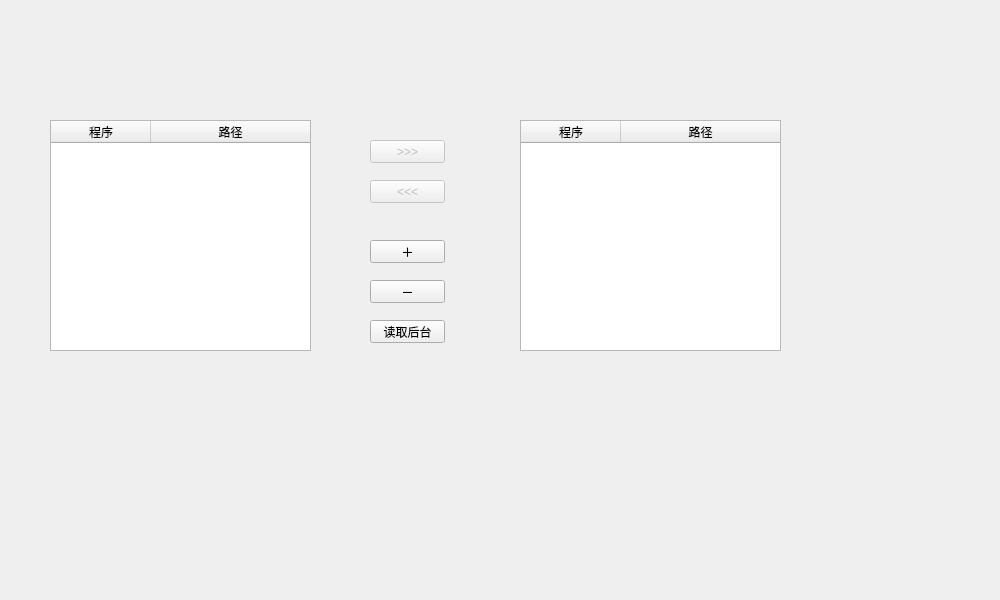
<?xml version="1.0" encoding="UTF-8"?>
<ui version="4.0">
 <class>Form</class>
 <widget class="QWidget" name="Form">
  <property name="geometry">
   <rect>
    <x>0</x>
    <y>0</y>
    <width>1000</width>
    <height>600</height>
   </rect>
  </property>
  <property name="sizePolicy">
   <sizepolicy hsizetype="Fixed" vsizetype="Fixed">
    <horstretch>0</horstretch>
    <verstretch>0</verstretch>
   </sizepolicy>
  </property>
  <property name="minimumSize">
   <size>
    <width>1000</width>
    <height>600</height>
   </size>
  </property>
  <property name="maximumSize">
   <size>
    <width>1000</width>
    <height>600</height>
   </size>
  </property>
  <property name="windowTitle">
   <string>Form</string>
  </property>
  <property name="filePath" stdset="0">
   <string>../resource/config/startPath.txt</string>
  </property>
  <widget class="QPushButton" name="addBtn">
   <property name="geometry">
    <rect>
     <x>370</x>
     <y>240</y>
     <width>75</width>
     <height>23</height>
    </rect>
   </property>
   <property name="text">
    <string>＋</string>
   </property>
  </widget>
  <widget class="QTableWidget" name="storeTable">
   <property name="geometry">
    <rect>
     <x>50</x>
     <y>120</y>
     <width>261</width>
     <height>231</height>
    </rect>
   </property>
   <property name="editTriggers">
    <set>QAbstractItemView::NoEditTriggers</set>
   </property>
   <property name="selectionMode">
    <enum>QAbstractItemView::SingleSelection</enum>
   </property>
   <property name="selectionBehavior">
    <enum>QAbstractItemView::SelectRows</enum>
   </property>
   <property name="filePath" stdset="0">
    <string>../resource/config/storePath.txt</string>
   </property>
   <attribute name="horizontalHeaderVisible">
    <bool>true</bool>
   </attribute>
   <attribute name="horizontalHeaderStretchLastSection">
    <bool>true</bool>
   </attribute>
   <column>
    <property name="text">
     <string>程序</string>
    </property>
   </column>
   <column>
    <property name="text">
     <string>路径</string>
    </property>
   </column>
  </widget>
  <widget class="QPushButton" name="delBtn">
   <property name="geometry">
    <rect>
     <x>370</x>
     <y>280</y>
     <width>75</width>
     <height>23</height>
    </rect>
   </property>
   <property name="text">
    <string>－</string>
   </property>
  </widget>
  <widget class="QTableWidget" name="startTable">
   <property name="geometry">
    <rect>
     <x>520</x>
     <y>120</y>
     <width>261</width>
     <height>231</height>
    </rect>
   </property>
   <property name="editTriggers">
    <set>QAbstractItemView::NoEditTriggers</set>
   </property>
   <property name="selectionMode">
    <enum>QAbstractItemView::SingleSelection</enum>
   </property>
   <property name="selectionBehavior">
    <enum>QAbstractItemView::SelectRows</enum>
   </property>
   <property name="filePath" stdset="0">
    <string>../resource/config/startPath.txt</string>
   </property>
   <attribute name="horizontalHeaderStretchLastSection">
    <bool>true</bool>
   </attribute>
   <column>
    <property name="text">
     <string>程序</string>
    </property>
   </column>
   <column>
    <property name="text">
     <string>路径</string>
    </property>
   </column>
  </widget>
  <widget class="QPushButton" name="rightMoveBtn">
   <property name="enabled">
    <bool>false</bool>
   </property>
   <property name="geometry">
    <rect>
     <x>370</x>
     <y>140</y>
     <width>75</width>
     <height>23</height>
    </rect>
   </property>
   <property name="text">
    <string>&gt;&gt;&gt;</string>
   </property>
  </widget>
  <widget class="QPushButton" name="leftMoveBtn">
   <property name="enabled">
    <bool>false</bool>
   </property>
   <property name="geometry">
    <rect>
     <x>370</x>
     <y>180</y>
     <width>75</width>
     <height>23</height>
    </rect>
   </property>
   <property name="text">
    <string>&lt;&lt;&lt;</string>
   </property>
  </widget>
  <widget class="QPushButton" name="readBgBtn">
   <property name="geometry">
    <rect>
     <x>370</x>
     <y>320</y>
     <width>75</width>
     <height>23</height>
    </rect>
   </property>
   <property name="text">
    <string>读取后台</string>
   </property>
  </widget>
 </widget>
 <resources/>
 <connections>
  <connection>
   <sender>delBtn</sender>
   <signal>clicked()</signal>
   <receiver>Form</receiver>
   <slot>delFilePath()</slot>
   <hints>
    <hint type="sourcelabel">
     <x>422</x>
     <y>291</y>
    </hint>
    <hint type="destinationlabel">
     <x>480</x>
     <y>425</y>
    </hint>
   </hints>
  </connection>
  <connection>
   <sender>addBtn</sender>
   <signal>clicked()</signal>
   <receiver>Form</receiver>
   <slot>saveFilePath()</slot>
   <hints>
    <hint type="sourcelabel">
     <x>381</x>
     <y>261</y>
    </hint>
    <hint type="destinationlabel">
     <x>-107</x>
     <y>378</y>
    </hint>
   </hints>
  </connection>
  <connection>
   <sender>rightMoveBtn</sender>
   <signal>clicked()</signal>
   <receiver>Form</receiver>
   <slot>rightMove()</slot>
   <hints>
    <hint type="sourcelabel">
     <x>399</x>
     <y>160</y>
    </hint>
    <hint type="destinationlabel">
     <x>410</x>
     <y>-67</y>
    </hint>
   </hints>
  </connection>
  <connection>
   <sender>leftMoveBtn</sender>
   <signal>clicked()</signal>
   <receiver>Form</receiver>
   <slot>leftMove()</slot>
   <hints>
    <hint type="sourcelabel">
     <x>429</x>
     <y>189</y>
    </hint>
    <hint type="destinationlabel">
     <x>473</x>
     <y>279</y>
    </hint>
   </hints>
  </connection>
  <connection>
   <sender>readBgBtn</sender>
   <signal>clicked()</signal>
   <receiver>Form</receiver>
   <slot>readBg()</slot>
   <hints>
    <hint type="sourcelabel">
     <x>404</x>
     <y>339</y>
    </hint>
    <hint type="destinationlabel">
     <x>401</x>
     <y>460</y>
    </hint>
   </hints>
  </connection>
 </connections>
 <slots>
  <slot>delFilePath()</slot>
  <slot>saveFilePath()</slot>
  <slot>rightMove()</slot>
  <slot>leftMove()</slot>
  <slot>readBg()</slot>
 </slots>
</ui>
